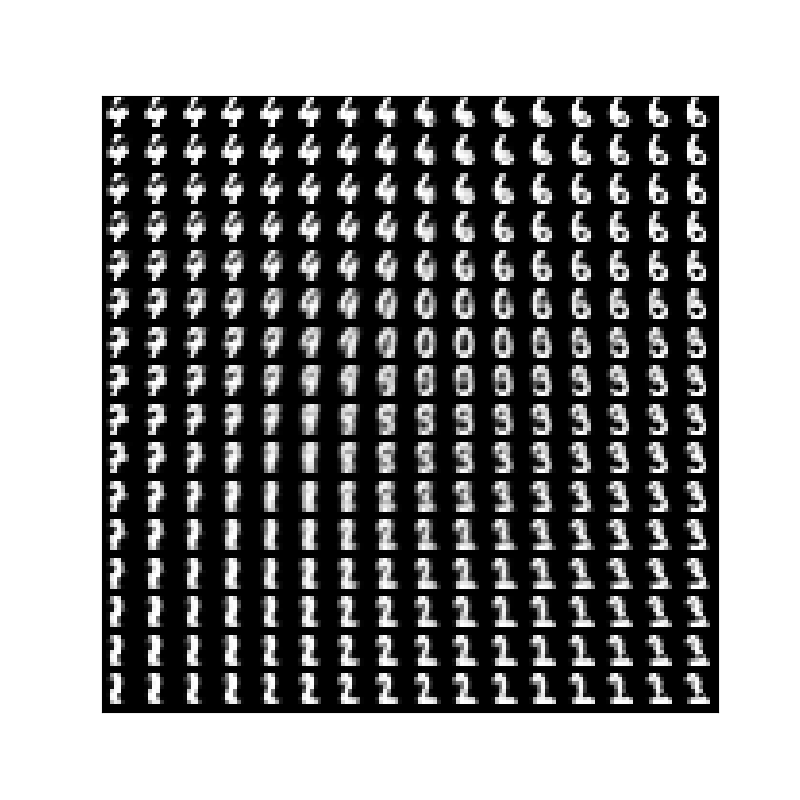

Write Python code to recreate this figure.
import cupy as np
import matplotlib.pyplot as plt
from sklearn import datasets

img_size = 8
n_in_out = img_size * img_size
n_mid = 16
n_z = 2

eta = 0.001
epochs = 201
batch_size = 32
interval = 20

digits_data = datasets.load_digits()
x_train = np.asarray(digits_data.data)
x_train /= 15
t_train = digits_data.target

class BaseLayer:
  def update(self, eta):
    self.w -= eta * self.grad_w
    self.b -= eta * self.grad_b

class MiddleLayer(BaseLayer):
  def __init__(self, n_upper, n):
    # He initialization.
    self.w = np.random.randn(n_upper, n) * np.sqrt(2 / n_upper)
    self.b = np.zeros(n)
  def forward(self, x):
    self.x = x
    self.u = np.dot(x, self.w) + self.b
    self.y = np.where(self.u <= 0, 0, self.u)  # ReLU.
  def backward(self, grad_y):
    delta = grad_y * np.where(self.u <= 0, 0, 1)

    self.grad_w = np.dot(self.x.T, delta)
    self.grad_b = np.sum(delta, axis=0)
    self.grad_x = np.dot(delta, self.w.T)

class ParamsLayer(BaseLayer):
  def __init__(self, n_upper, n):
    # Xavier initialization.
    self.w = np.random.randn(n_upper, n) / np.sqrt(n_upper)
    self.b = np.zeros(n)
  def forward(self, x):
    self.x = x
    u = np.dot(x, self.w) + self.b
    self.y = u  # 恒等関数。
  def backward(self, grad_y):
    delta = grad_y

    self.grad_w = np.dot(self.x.T, delta)
    self.grad_b = np.sum(delta, axis=0)
    self.grad_x = np.dot(delta, self.w.T)

class OutputLayer(BaseLayer):
  def __init__(self, n_upper, n):
    # Xavier initialization.
    self.w = np.random.randn(n_upper, n) / np.sqrt(n_upper)
    self.b = np.zeros(n)
  def forward(self, x):
    self.x = x
    u = np.dot(x, self.w) + self.b
    # Sigmoid function.
    self.y = 1 / (1 + np.exp(-u))
  def backward(self, t):
    delta = self.y - t

    self.grad_w = np.dot(self.x.T, delta)
    self.grad_b = np.sum(delta, axis=0)
    self.grad_x = np.dot(delta, self.w.T)

class LatentLayer:
  def forward(self, mu, log_var):
    self.mu = mu
    self.log_var = log_var  # 分散の対数。

    self.epsilon = np.random.randn(*log_var.shape)
    self.z = mu + self.epsilon * np.exp(log_var / 2)
  def backward(self, grad_z):
    self.grad_mu = grad_z + self.mu
    self.grad_log_var = grad_z * self.epsilon / 2 * np.exp(self.log_var / 2) - 0.5 * (1 - np.exp(self.log_var))

# Encoder.
middle_layer_enc = MiddleLayer(n_in_out, n_mid)
mu_layer = ParamsLayer(n_mid, n_z)
log_var_layer = ParamsLayer(n_mid, n_z)
z_layer = LatentLayer()
# Decoder.
middle_layer_dec = MiddleLayer(n_z, n_mid)
output_layer = OutputLayer(n_mid, n_in_out)

def forward_propagation(x_mb):
  # Encoder.
  middle_layer_enc.forward(x_mb)
  mu_layer.forward(middle_layer_enc.y)
  log_var_layer.forward(middle_layer_enc.y)
  z_layer.forward(mu_layer.y, log_var_layer.y)
  # Decoder.
  middle_layer_dec.forward(z_layer.z)
  output_layer.forward(middle_layer_dec.y)

def backpropagation(t_mb):
  # Decoder.
  output_layer.backward(t_mb)
  middle_layer_dec.backward(output_layer.grad_x)
  # Encoder.
  z_layer.backward(middle_layer_dec.grad_x)
  log_var_layer.backward(z_layer.grad_log_var)
  mu_layer.backward(z_layer.grad_mu)
  middle_layer_enc.backward(mu_layer.grad_x + log_var_layer.grad_x)

def update_params():
  middle_layer_enc.update(eta)
  mu_layer.update(eta)
  log_var_layer.update(eta)
  middle_layer_dec.update(eta)
  output_layer.update(eta)

def get_rec_error(y, t):
  eps = 1e-7
  return -np.sum(t * np.log(y + eps) + (1 - t) * np.log(1 - y + eps)) / len(y)

def get_reg_error(mu, log_var):
  return -np.sum(1 + log_var - mu ** 2 - np.exp(log_var)) / len(mu)

rec_error_record = []
reg_error_record = []
total_error_record = []
n_batch = len(x_train) // batch_size
for i in range(epochs):
  index_random = np.arange(len(x_train))
  np.random.shuffle(index_random)
  for j in range(n_batch):
    mb_index = index_random[j * batch_size:(j + 1) * batch_size]
    x_mb = x_train[mb_index, :]

    forward_propagation(x_mb)
    backpropagation(x_mb)
    update_params()
  forward_propagation(x_train)
  rec_error = get_rec_error(output_layer.y, x_train)
  reg_error = get_reg_error(mu_layer.y, log_var_layer.y)
  total_error = rec_error + reg_error

  rec_error_record.append(rec_error)
  reg_error_record.append(reg_error)
  total_error_record.append(total_error)

  if i % interval == 0:
    a = "Epoch: {}/{}, Rec_error: {}, Reg_error: {}, Total_error: {}"
    a = a.format(i, epochs - 1, rec_error, reg_error, total_error)
    print(a)

plt.plot(range(1, len(rec_error_record) + 1), rec_error_record, label="Rec_error")
plt.plot(range(1, len(reg_error_record) + 1), reg_error_record, label="Reg_error")
plt.plot(range(1, len(total_error_record) + 1), total_error_record, label="Total_error")
plt.legend()
plt.xlabel("Epochs")
plt.ylabel("Error")
plt.show()






forward_propagation(x_train)
plt.figure(figsize=(8, 8))
for i in range(10):
  zt = z_layer.z[t_train==i]
  z_1 = zt[:, 0]
  z_2 = zt[:, 1]
  marker = "$" + str(i) + "$"
  plt.scatter(z_2.tolist(), z_1.tolist(), marker=marker, s=75)
plt.xlabel("z_2")
plt.ylabel("z_1")
plt.xlim(-3, 3)
plt.ylim(-3, 3)
plt.grid()
plt.show()






n_img = 16
img_size_spaced = img_size + 2
matrix_image = np.zeros((img_size_spaced * n_img, img_size_spaced * n_img))
z_1 = np.linspace(3, -3, n_img)
z_2 = np.linspace(-3, 3, n_img)
for i, z1 in enumerate(z_1):
  for j, z2 in enumerate(z_2):
    x = np.array([float(z1), float(z2)])
    middle_layer_dec.forward(x)
    output_layer.forward(middle_layer_dec.y)
    image = output_layer.y.reshape(img_size, img_size)
    top = i * img_size_spaced
    left = j * img_size_spaced
    matrix_image[top:top + img_size, left:left + img_size] = image
plt.figure(figsize=(8, 8))
plt.imshow(matrix_image.tolist(), cmap="Greys_r")
plt.tick_params(labelbottom=False, labelleft=False, bottom=False, left=False)
plt.show()
